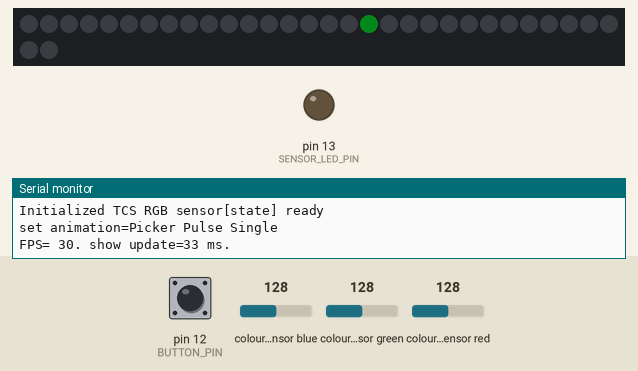
Recording of a sketch running on a simulated Arduino Uno, built with avr-gcc and run on an emulated ATmega328P. Parts: 32 RGB LEDs in strip order, left to right, continuing on the next row, output pins drawn as LEDs (lit = HIGH), the last lines printed to the serial monitor. Inputs (shaded band) come from the test bench; at power-on: pin 12 (BUTTON_PIN) HIGH, colour sensor blue 128, colour sensor green 128, colour sensor red 128. Dim RGB values are drawn brighter than linear; random numbers use the default seed unless the sketch sets one.

Above: at 1.29 s.
1.3 s: pin 12 (BUTTON_PIN) pulled LOW for 3.2 s
At 5.0 s:
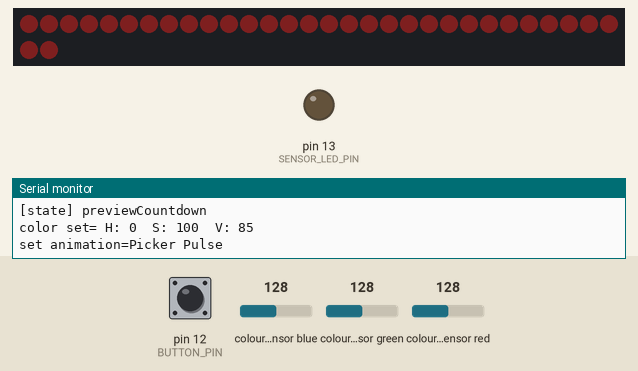
6.0 s: pin 12 (BUTTON_PIN) pulled LOW for 0.15 s
At 8.67 s:
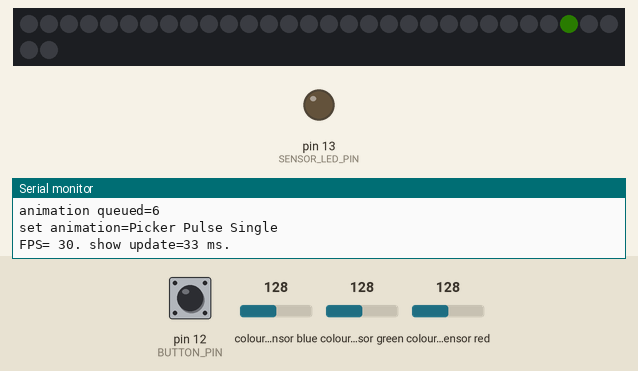
9.1 s: pin 12 (BUTTON_PIN) pulled LOW for 1 s
At 9.9 s:
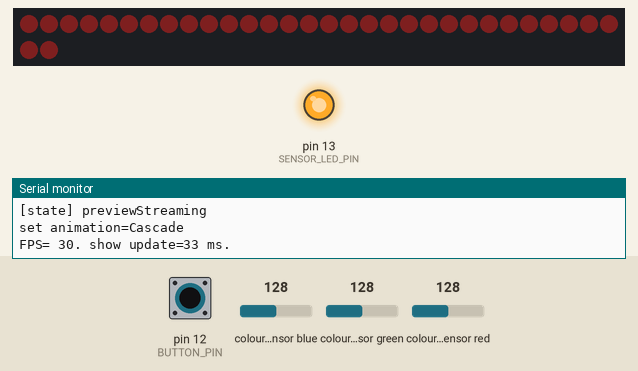
13.1 s: pin 12 (BUTTON_PIN) pulled LOW for 0.15 s
At 15.86 s:
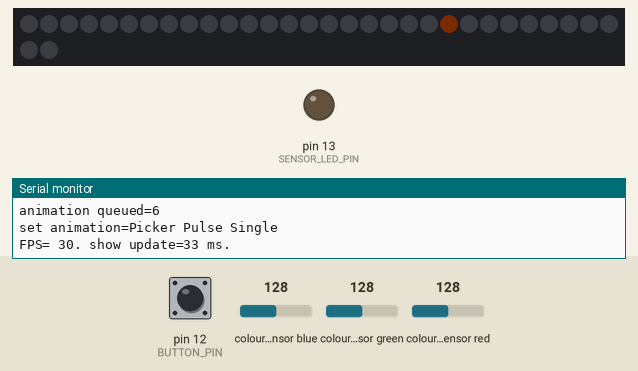
16.2 s: pin 12 (BUTTON_PIN) pulled LOW for 0.15 s
At 17.7 s:
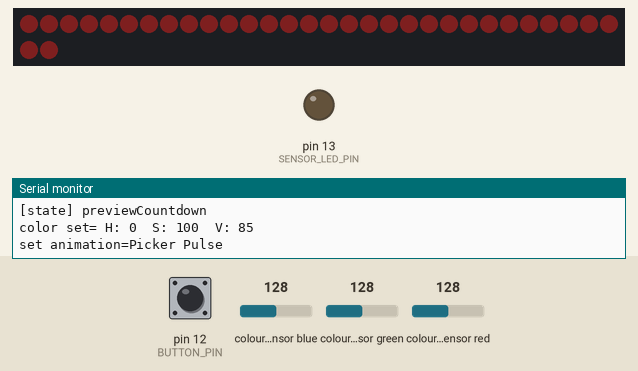
19.3 s: pin 12 (BUTTON_PIN) pulled LOW for 1 s
At 24.06 s:
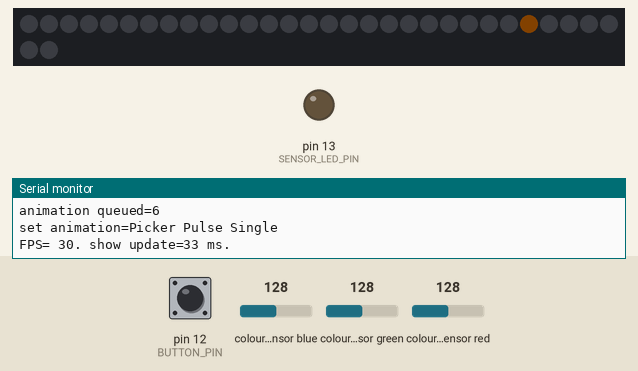
Timing chart, 0 to 25.6 s (numbered marks = the images above; inputs shaded):
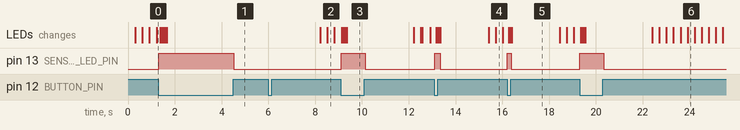

The sketch:

colorpicker_v0.ino
```cpp
/*

TODO:

Make a calibration mode.  When the system first boots (if color is still unset)
allow some button press sequence to initialize a scanning mode which takes
average rgb readings until released.  Then, give those values a little padding
and use them in isColor() like this:

!(abs(175 - this->color.r) < 20
  && abs(71 - this->color.g) < 20
  && abs(55 - this->color.b) < 20
)

*/


/*

    ------->  ready  <----------   confirm <------------------------------------
   |            v                                                               |
 reset    (color sensed)                                                        |
   ^        streaming  <---------------------------------------                 |
   |              v                                            |                |
(timeout)   (button released)                                  |                |
   ^              V                                            |                |
   ---- preview countdown                                      |                |
              v                                                |                |
          (button pressed)                                     |                |
              v                                                |                |
----> confirm debounce --> (confirm debounce timer expires) ---                 |
|            v                                                                  |
|      (button released, then pressed) --------> (confirm counter is above 2) --
|          v
------- (increase confirm presses counter)
*/


#include <Metro.h>
#include <Streaming.h>
#include <FastLED.h>

// SPST Pushbutton
#include <Bounce2.h>
#define BUTTON_PIN 12
Bounce Button = Bounce();

// TCS45725 RGB Sensor
#include <RGBSensor.h>
#define SENSOR_LED_PIN 13
RGBSensor Sensor = RGBSensor(SENSOR_LED_PIN);


// NeoPixel FeatherWing
#include "PickerDisplay.h"
#define BRIGHTNESS 40

// Timers and Counters
#define SENSOR_UPDATE_MILIS 50
#define RESET_TIMEOUT_MILIS 2000 // duration of reset timeout, in miliseconds
#define CONFRIM_COUNTDOWN_MILIS 150 // duration of confirmation countdown timer, in miliseconds
#define CONFIRMATION_PRESSES 2 // number of button presses to confirm a color
Metro resetTimer;
Metro confirmDebounceTimer; // A debouncer for confirmation clicks.
                    // It starts when the button is pressed while a preview is pulsing.
                    // If the button is released again before time expires, count it as a confirm click.
                    // Otherwise, assume this was a request to re-enable sensor and detect new colors.

//http://www.arduino.cc/playground/uploads/Code/FSM_1-6.zip
#include <FiniteStateMachine.h>
// define state machine
void readyEnter();
void readyUpdate();
State ready = State(readyEnter, readyUpdate, NULL);
void previewStreamingEnter();
void previewStreamingUpdate();
State previewStreaming = State(previewStreamingEnter, previewStreamingUpdate, NULL);
void previewCountdownEnter();
void previewCountdownUpdate();
State previewCountdown = State(previewCountdownEnter, previewCountdownUpdate, NULL);
FSM picker = FSM(ready);

CHSV color, previewColor;
uint8_t confirmationPresses;

void setup() {
  Serial.begin(115200);

  // Set up the button with an internal pull-up
  pinMode(BUTTON_PIN,INPUT_PULLUP);
  Button.attach(BUTTON_PIN);
  Button.interval(5); // interval in ms

  // set duration of reset and confirm countdown timers
  resetTimer.interval(RESET_TIMEOUT_MILIS);
  confirmDebounceTimer.interval(CONFRIM_COUNTDOWN_MILIS);

  // start neopixels
  Display.begin();
  //while(!Display);
  Display.setBrightness(BRIGHTNESS);
  Display.setFPS(32);

  // start RGB sensor
  if (Sensor.begin(60)) {
    Serial << F("Initialized TCS RGB sensor");
  } else {
    Serial.println("No TCS34725 found ... check your connections");
    Display.setColor(CHSV(0,0,0));
    Display.setAnimation(SOLID);
    while (1); // halt!
  }

  // start wifi
  //Network.begin();
  //while(!Network);
}

void loop() {
  Button.update();
  Display.update();
  Sensor.update();
  //Network.update();
  picker.update();
}

/*
  ALL the functions below are helper functions for the states of the program
*/

///[ready state:enter]
// fade in and out a sinlge pixel, rainbow if this->color == 0
void readyEnter() {
  Serial << F("[state] ready") << endl;
  Display.queueAnimation(PICKER_PULSE_SINGLE);
}

///[ready state:update]
// continue to pulse until button is pressed and sensor detects a color
void readyUpdate() {
  // toggle sensor when button is pressed or released
  if ( Button.fell() ) {
    Sensor.enable();
  } else if ( Button.rose() ) {
    Sensor.disable();
  }

  // has a new color been scanned?
  if ( Sensor.isColor() && Sensor.getColor() != color) {
    Serial << F("detected color: H:\t") << Sensor.getColor().h << F("\tS:\t") << Sensor.getColor().s << F("\tV:\t") << Sensor.getColor().v << endl;
    previewColor = Sensor.getColor();
    Display.setColor(previewColor);
    //Display.setAnimation(PICKER_PREVIEW_INIT);
    picker.transitionTo(previewStreaming);
  }
}

///[previewStreaming state:enter]
// transition display to showing full bright whatever color is scanned
void previewStreamingEnter() {
  Serial << F("[state] previewStreaming") << endl;
  Sensor.enable();
  Display.setAnimation(CASCADE);
}
///[previewStreaming state:update]
// update desplayed color with scanned color until button is released
void previewStreamingUpdate() {
  // if button has been released, turn off sensor and start timeout countdown
  if ( Button.read() == HIGH ) {
    Sensor.disable();
    picker.transitionTo(previewCountdown);
  }

  // update color if new one is scanned
  if ( Sensor.isColor() && Sensor.getColor() != previewColor) {
    previewColor = Sensor.getColor();
    Display.setColor(previewColor);
  }
}

///[previewCountdown state:enter]
// set display to pulse the preview color, and start a countdown
void previewCountdownEnter() {
  Serial << F("[state] previewCountdown") << endl;
  Display.setColor(previewColor);
  Display.setAnimation(PICKER_PULSE);
  resetTimer.reset();
  confirmDebounceTimer.reset();
  confirmationPresses = 0;
}

///[previewCountdown state:update]
// If button is briefly pressed, check if there were enough recent presses to confirm.
// If button is held, go back to preview streaming.
// if button does not get pressed again in time, reset.
void previewCountdownUpdate() {
  // When button is released, increase count of presses and check if this is enough to confirm
  if ( Button.rose() ) {
    // button was released before debounce timer expired.
    // The last press was meant to be a confirmation
    confirmationPresses++;
    Serial << F("last press was a confirmation.  Confirmation count: ") << confirmationPresses << endl;
    if ( confirmationPresses >= CONFIRMATION_PRESSES ) {
      Serial << F("Confirmed! Setting new color.") << endl;
      // There have been enough presses; confirm color
      color = previewColor;
      Display.setColor(color);
      Display.setAnimation(PICKER_CONFIRM);
      //Network.publishColor(color);
    } else {
      // There are still more presses required; reset reset timer
      resetTimer.reset();
    }
  }

  // When button is pressed, reset confirmation debounce timer
  if ( Button.fell() ){
    Serial << F("button pressed; is this a confirmation press, or should we go back to streaming?") << endl;
    confirmDebounceTimer.reset();
  }


  if ( Button.read() == LOW ) {
    // check time elapsed on the confirmation timer since the last button change
    if (confirmDebounceTimer.check()) {
      // Button has been held for long enough, go back to preview streaming
      Serial << F("confirmation debounce timer expired; go back to streaming") << endl;
      //Display.setAnimation(PICKER_PREVIEW_INIT);
      picker.transitionTo(previewStreaming);
    }
  } else {
    // if color was not confirmed in time, reset
    if ( resetTimer.check() ) {
      Serial << F("not confirmed in time; resetting") << endl;
      Display.setColor(color);
      Display.setAnimation(PICKER_RESET);
      picker.transitionTo(ready);
    }
  }
}
```

Measured:
- after the input at 1.3 s, pin 13 (SENSOR_LED_PIN): LOW → HIGH at once, → LOW 3.2 s later
- after the input at 9.1 s, pin 13 (SENSOR_LED_PIN): LOW → HIGH at once, → LOW 1.0 s later
- after the input at 13.1 s, pin 13 (SENSOR_LED_PIN): LOW → HIGH at once, → LOW 0.24 s later
- after the input at 16.2 s, pin 13 (SENSOR_LED_PIN): LOW → HIGH at once, → LOW 0.18 s later
- after the input at 19.3 s, pin 13 (SENSOR_LED_PIN): LOW → HIGH at once, → LOW 1.0 s later
- what the display in image 5 shows lasts 2.1 s, from 16.4 s to 18.5 s
